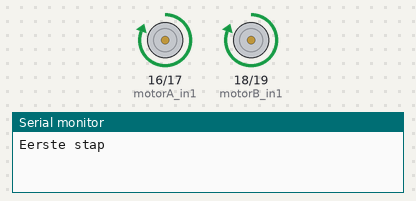
Simulated run of this sketch. Board: Arduino Uno, built with avr-gcc and run on an emulated ATmega328P. Parts: motor-driver pin pairs drawn as motors (green arrow = first pin HIGH = forward, orange = second pin HIGH = backward, longer = more drive), the last lines printed to the serial monitor.

Above: at 1.0 s.
At 2.5 s:
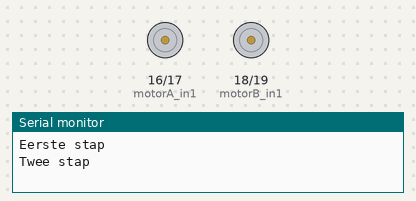
At 4.0 s:
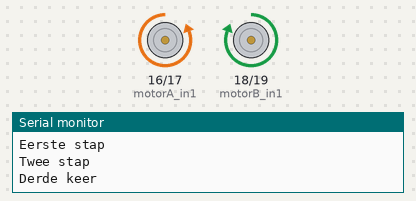
Timing chart, 0 to 7.8 s (numbered marks = the images above):
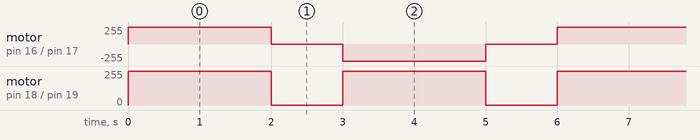

Measured:
- by itself, motor on pin 18 (motorB_in1) / pin 19 (motorB_in2): alternates forward 255/255 for 2.0 s and stopped for 1.0 s
- by itself, motor on pin 16 (motorA_in1) / pin 17 (motorA_in2): repeats every 6.0 s: stopped 1.0 s, backward 255/255 2.0 s, stopped 1.0 s, forward 255/255 2.0 s

The sketch:

Hbridge.ino
```cpp
// Definieer de pinnen voor de DRV8833
const int motorA_in1 = 16; // IN1
const int motorA_in2 = 17; // IN2
const int motorB_in1 = 18; // IN3
const int motorB_in2 = 19; // IN4

void setup() {
  // Stel de pinnen in als output
  pinMode(motorA_in1, OUTPUT);
  pinMode(motorA_in2, OUTPUT);
  pinMode(motorB_in1, OUTPUT);
  pinMode(motorB_in2, OUTPUT);
  Serial.begin(115200);
}

void loop() {
  // Voorbeeld: motor A vooruit en motor B achteruit met PWM
  driveMotorA(500); // Volle snelheid vooruit
  driveMotorB(128); // Halve snelheid achteruit
  Serial.println("Eerste stap");

  delay(2000); // Draai 2 seconden

  // Stop alle motoren
  stopMotors();
  Serial.println("Twee stap");
  delay(1000); // Wacht 1 seconde


  // Voorbeeld: motor A achteruit en motor B vooruit met PWM
  driveMotorA(-128); // Halve snelheid achteruit
  driveMotorB(255); // Volle snelheid vooruit
  Serial.println("Derde keer");

  delay(2000); // Draai 2 seconden

  // Stop alle motoren
  stopMotors();
  Serial.println("Vierde keer");
  delay(1000); // Wacht 1 seconde

}

// Functie om motor A aan te sturen
void driveMotorA(int speed) {
  if (speed > 0) {
    analogWrite(motorA_in1, speed);
    analogWrite(motorA_in2, 0);
  } else if (speed < 0) {
    analogWrite(motorA_in1, 0);
    analogWrite(motorA_in2, -speed);
  } else {
    stopMotorA();
  }
}

// Functie om motor B aan te sturen
void driveMotorB(int speed) {
  if (speed > 0) {
    analogWrite(motorB_in1, speed);
    analogWrite(motorB_in2, 0);
  } else if (speed < 0) {
    analogWrite(motorB_in1, 0);
    analogWrite(motorB_in2, -speed);
  } else {
    stopMotorB();
  }
}

// Functie om motor A te stoppen
void stopMotorA() {
  analogWrite(motorA_in1, 0);
  analogWrite(motorA_in2, 0);
}

// Functie om motor B te stoppen
void stopMotorB() {
  analogWrite(motorB_in1, 0);
  analogWrite(motorB_in2, 0);
}

// Functie om alle motoren te stoppen
void stopMotors() {
  stopMotorA();
  stopMotorB();
}
```
